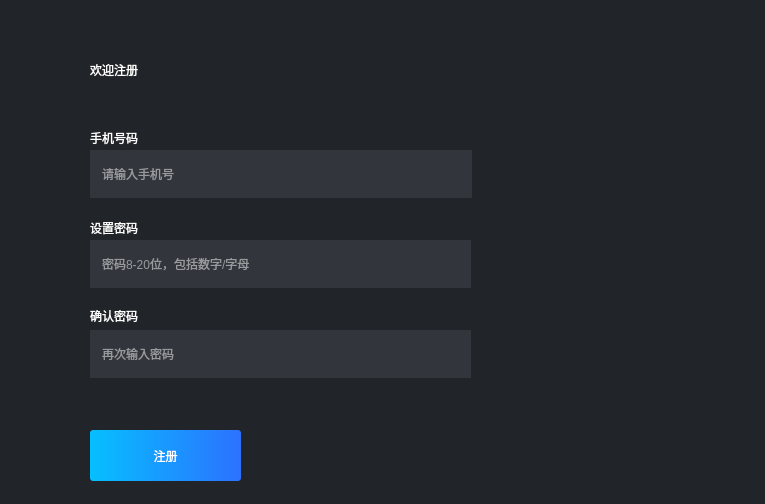
<?xml version="1.0" encoding="UTF-8"?>
<ui version="4.0">
 <class>Register</class>
 <widget class="QWidget" name="Register">
  <property name="geometry">
   <rect>
    <x>0</x>
    <y>0</y>
    <width>765</width>
    <height>504</height>
   </rect>
  </property>
  <property name="windowTitle">
   <string>创建您的账户</string>
  </property>
  <property name="styleSheet">
   <string notr="true">*{
	background-color: rgb(33, 36, 41);
color:rgb(255, 255, 255);
font: 8pt &quot;微软雅黑&quot;;
}

QLineEdit{
	font: 10pt &quot;微软雅黑&quot;;
	padding:10px;
	background-color: rgb(50, 53, 60);
	border: 0px;
}

QPushButton{
	background-color: rgb(118, 119, 121);
}</string>
  </property>
  <widget class="QLabel" name="label">
   <property name="geometry">
    <rect>
     <x>90</x>
     <y>40</y>
     <width>201</width>
     <height>61</height>
    </rect>
   </property>
   <property name="styleSheet">
    <string notr="true">font: 75 28pt &quot;微软雅黑&quot;;</string>
   </property>
   <property name="text">
    <string>&lt;html&gt;&lt;head/&gt;&lt;body&gt;&lt;p&gt;欢迎注册&lt;/p&gt;&lt;/body&gt;&lt;/html&gt;</string>
   </property>
  </widget>
  <widget class="QLineEdit" name="lineEdit_phone">
   <property name="geometry">
    <rect>
     <x>90</x>
     <y>150</y>
     <width>382</width>
     <height>48</height>
    </rect>
   </property>
   <property name="placeholderText">
    <string>请输入手机号</string>
   </property>
  </widget>
  <widget class="QPushButton" name="pushButton_register">
   <property name="geometry">
    <rect>
     <x>90</x>
     <y>430</y>
     <width>151</width>
     <height>51</height>
    </rect>
   </property>
   <property name="styleSheet">
    <string notr="true">
QPushButton#pushButton_register{
	background-color: qlineargradient(spread:pad, x1:0, y1:0, x2:1, y2:0, stop:0  rgb(6, 191, 255), stop:1 rgb(44, 114, 255) );
	color: rgb(255, 255, 255);
	border-radius:3px;		
	font: 12pt &quot;Adobe 黑体 Std R&quot;;
}
QPushButton#pushButton_register:hover{
	background-color: qlineargradient(spread:pad, x1:0, y1:0, x2:1, y2:0, stop:0  rgb(20, 204, 255), stop:1 rgb(11, 141, 255) );
	border-style:none;
	border-radius:3px;
	font: 12pt &quot;Adobe 黑体 Std R&quot;;
}

QPushButton#pushButton_register:pressed{
	
	background-color: qlineargradient(spread:pad, x1:0, y1:0, x2:1, y2:0, stop:0  rgb(20, 204, 255), stop:0.5 rgb(5, 191, 255), stop:1 rgb(11, 141, 255) );
	border-style:none;
	border-radius:3px;	
	font: 12pt &quot;Adobe 黑体 Std R&quot;;
}
</string>
   </property>
   <property name="text">
    <string>注册</string>
   </property>
  </widget>
  <widget class="QLineEdit" name="lineEdit_password">
   <property name="geometry">
    <rect>
     <x>90</x>
     <y>240</y>
     <width>381</width>
     <height>48</height>
    </rect>
   </property>
   <property name="echoMode">
    <enum>QLineEdit::Password</enum>
   </property>
   <property name="placeholderText">
    <string>密码8-20位，包括数字/字母</string>
   </property>
  </widget>
  <widget class="QLineEdit" name="lineEdit_repassword">
   <property name="geometry">
    <rect>
     <x>90</x>
     <y>330</y>
     <width>381</width>
     <height>48</height>
    </rect>
   </property>
   <property name="echoMode">
    <enum>QLineEdit::Password</enum>
   </property>
   <property name="placeholderText">
    <string>再次输入密码</string>
   </property>
  </widget>
  <widget class="QLabel" name="label_4">
   <property name="geometry">
    <rect>
     <x>90</x>
     <y>130</y>
     <width>61</width>
     <height>16</height>
    </rect>
   </property>
   <property name="text">
    <string>手机号码</string>
   </property>
  </widget>
  <widget class="QLabel" name="label_5">
   <property name="geometry">
    <rect>
     <x>90</x>
     <y>220</y>
     <width>61</width>
     <height>16</height>
    </rect>
   </property>
   <property name="text">
    <string>设置密码</string>
   </property>
  </widget>
  <widget class="QLabel" name="label_6">
   <property name="geometry">
    <rect>
     <x>90</x>
     <y>306</y>
     <width>61</width>
     <height>20</height>
    </rect>
   </property>
   <property name="text">
    <string>确认密码</string>
   </property>
  </widget>
 </widget>
 <resources/>
 <connections/>
</ui>
